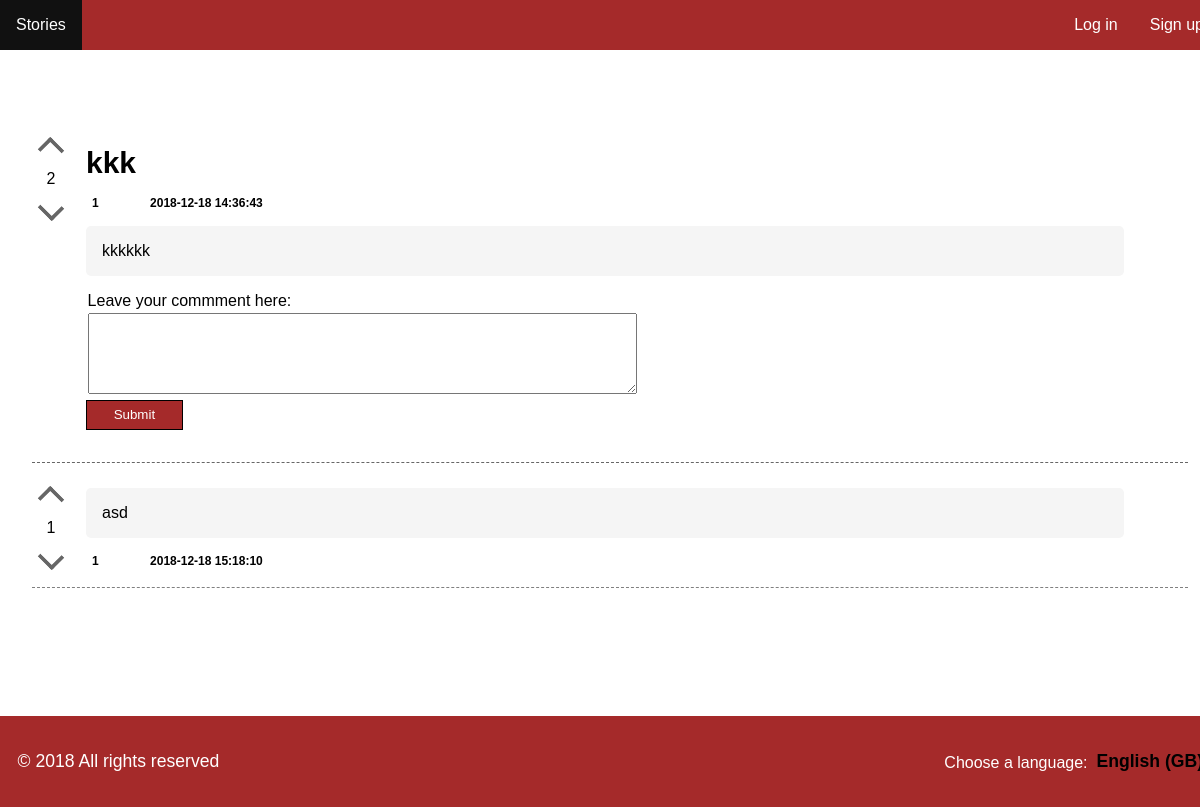
The page /pages/story.php?id=1 on the database as committed earlier.
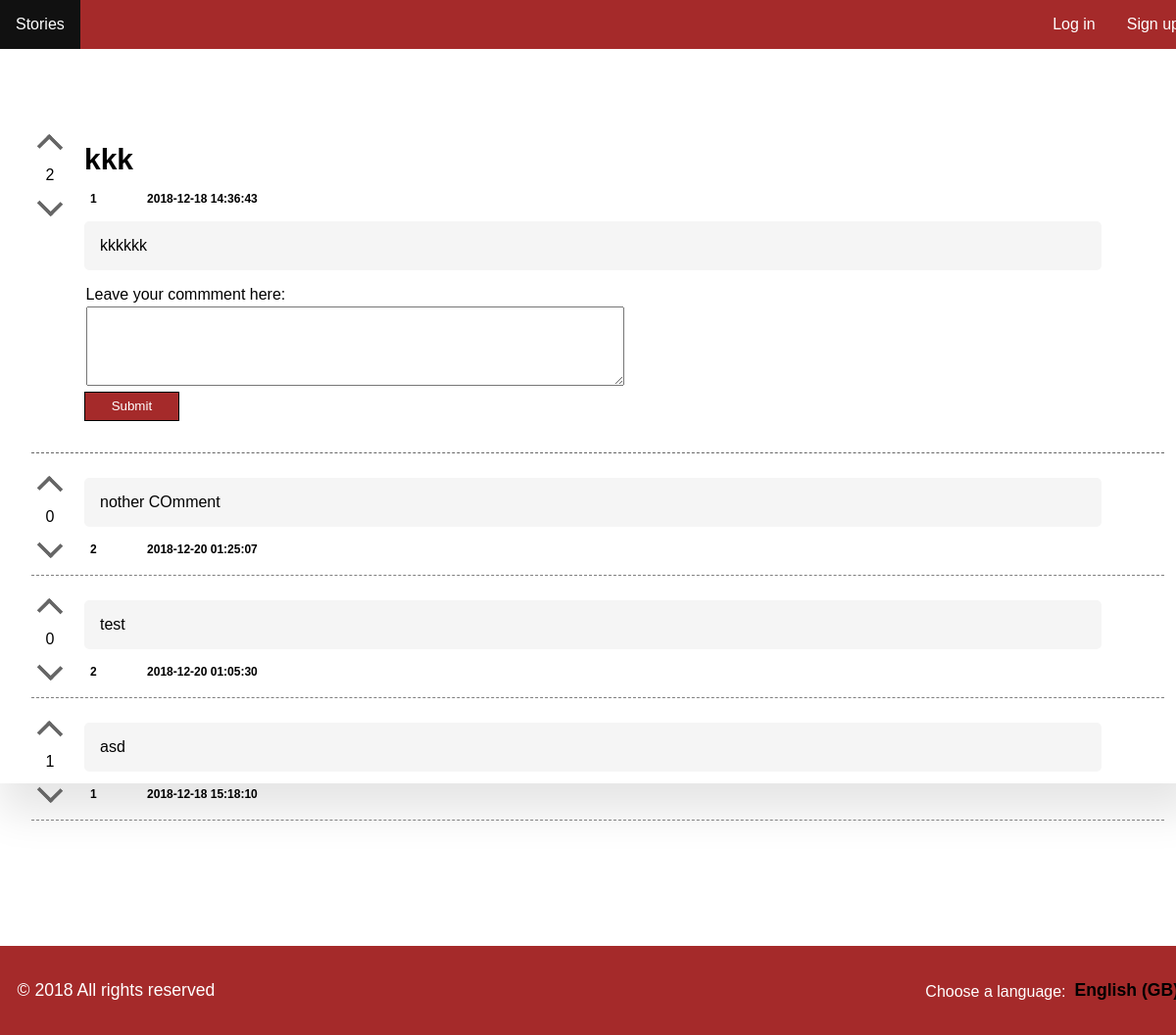
The same page on the database as committed later.
### tables this page shows
CREATE TABLE comment (    
    id INTEGER PRIMARY KEY AUTOINCREMENT NOT NULL,
    story_id INTEGER,
    user_id INTEGER,
    description VARCHAR NOT NULL,
    date DATETIME NOT NULL,
    karma INTEGER,
        FOREIGN KEY (story_id) REFERENCES story(id),
        FOREIGN KEY (user_id) REFERENCES user(id)
);

### pages/story.php (called while the page is built)
<?php
	include_once('../config/init.php');
	include_once('../database/story.php');
	include_once('../database/comment.php');
	$story_id = $_GET['id'];
	$story = getStory($story_id);
	$comments = getAllComments($story_id);
	include_once('../templates/header.php');
	include_once('../templates/template_story.php');
	include_once('../templates/footer.php');
?>

### database/story.php (called while the page is built, shortened)
<?php
	function getStory($story_id) {
		global $conn;
		$stmt = $conn->prepare('SELECT * FROM story WHERE id = ?');
		$stmt->execute(array($story_id));
		return $stmt->fetch();
	}
?>

### database/comment.php (called while the page is built, shortened)
<?php
  function getAllComments($story_id) {
    global $conn;
    $stmt = $conn->prepare('SELECT * FROM comment WHERE story_id = ? ORDER BY `date` Desc');
    $stmt->execute(array($story_id));
    return $stmt->fetchAll();
  }
?>

### templates/template_story.php (the view, shortened to what this page needs)
<section id="main" class="story-page">
  <div id="story-content">
    <article id='story-header'>
      <div id = 'vote'>
        <a  href="../actions/action_story_upvote.php?id=<?php echo $story['id']; ?>" class="upvote">
          <div class="arrow-up"></div>
        </a>
        <div id='karma'>
          <?php echo $story['karma']; ?>
        </div>
        <a  href="../actions/action_story_downvote.php?id=<?php echo $story['id']; ?>" class="downvote">
          <div class="arrow-down"></div>
        </a>
      </div>
      <div id = 'listStory'>
				<div class = 'story-title'>
          <?php echo $story['title']; ?>
				</div>
				<div class = 'listStory-footer'>
          <span class="author"><?php echo $story['user_id']; ?></span>
					<span class="tags">
					</span>
					<span class="date">
						<?php echo $story['date']; ?>
					</span>
        </div>
        <div class="listStory-description">
          <?php echo $story['description']; ?>
        </div>
        <div id="add-comment">
          <form action="../actions/action_add_comment.php" method="POST">
            <div class="form-group">
              <label for="comment">Leave your commment here: </label>
              <textarea id="comment" name="comment" required rows="5"></textarea>
            </div>
            <div class="form-group">
              <input type="submit" value="Submit">
            </div>
          </form>
      </div>
  </div>
    </article>
  </div>
  <div id="comments" >
    <?php foreach ($comments as $key => $comment) { ?>
      <article id="story">
        <div id = 'vote'>
          <a href="../actions/action_comment_upvote.php?id=<?php echo $comment['id']; ?>&story_id=<?php echo $story['id']; ?>" class="upvote">
            <div class="arrow-up"></div>
          </a>
          <div id='karma'>
            <?php echo $comment['karma']; ?>
          </div>
          <a href="../actions/action_comment_downvote.php?id=<?php echo $comment['id']; ?>&story_id=<?php echo $story['id']; ?>" class="downvote">
            <div class="arrow-down"></div>
          </a>
        </div>
        <div id = 'listStory'>
          <div class="description listStory-description">
            <?php echo $comment['description']; ?>
          </div>
          <div class="listStory-footer">
            <span class="author"><?php echo $comment['user_id']; ?></span>
            <span class="tags">
            </span>
            <span class="date">
              <?php echo $comment['date']; ?>
            </span>
          </div>
        </div>
      </article>
    <?php } ?>
  </div>
</section>

Rows that differ between the two databases and show on the page:
added comment: karma "0", description "nother COmment", user "2", date "2018-12-20 01:25:07"
added comment: karma "0", description "test", user "2", date "2018-12-20 01:05:30"
